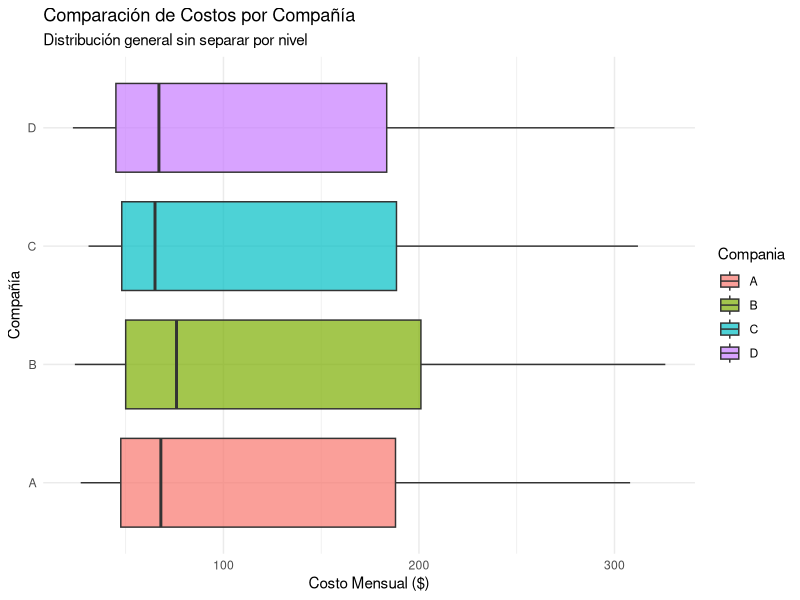
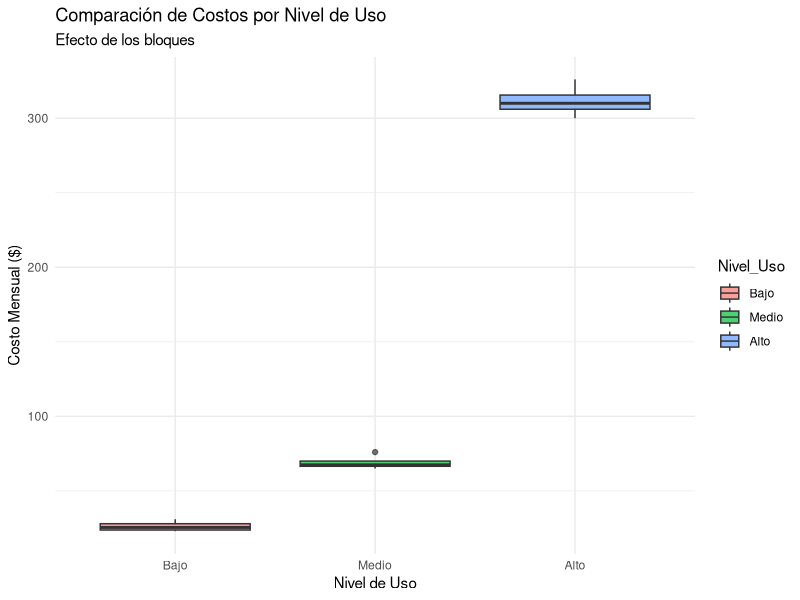
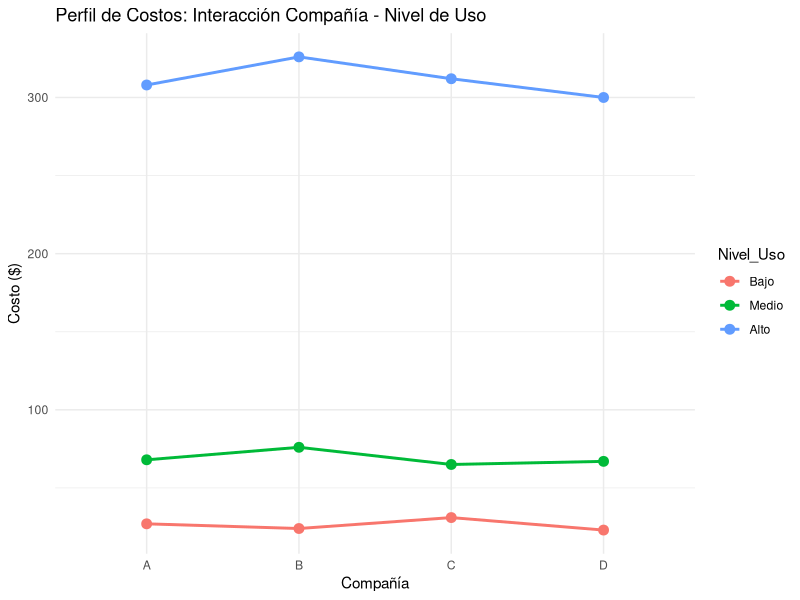
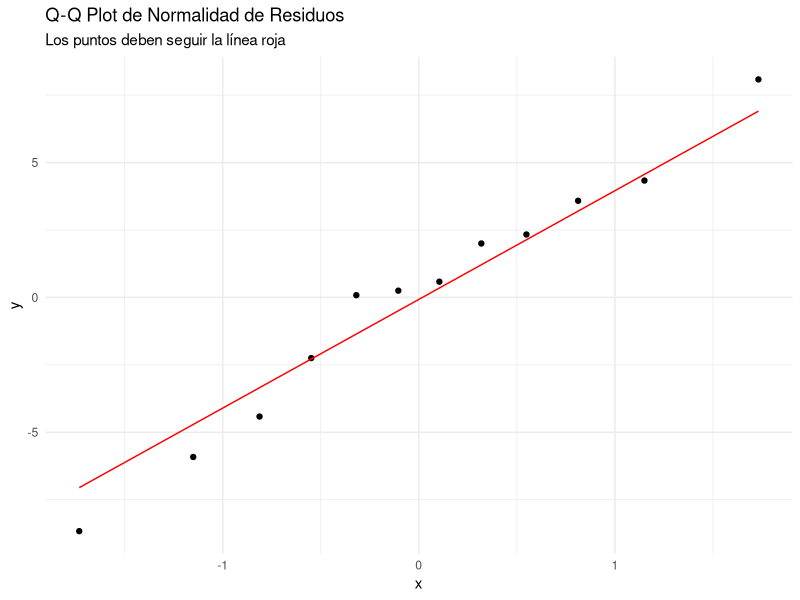
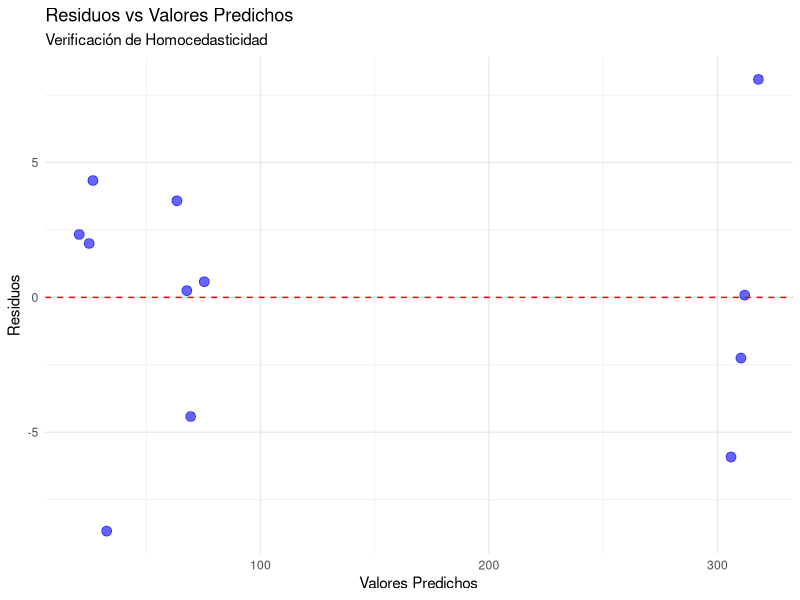
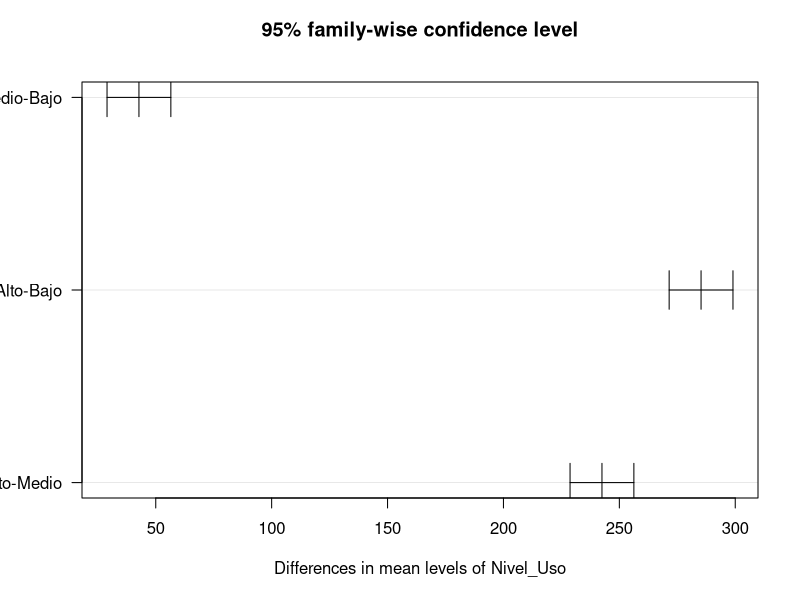

Recreate these plots in R, in order.
## ---- chunk 1
knitr::opts_chunk$set(echo = TRUE, warning = FALSE, message = FALSE)

## ---- chunk 2
library(tidyverse)
library(knitr)
## ---- chunk 3
# Definimos los vectores de datos
costos <- c(27, 24, 31, 23,     # Nivel Bajo
            68, 76, 65, 67,     # Nivel Medio
            308, 326, 312, 300) # Nivel Alto

# Creamos los factores correspondientes
# Nivel de Uso: Repetimos cada nivel 4 veces (porque hay 4 compañías por nivel)
nivel_uso <- factor(rep(c("Bajo", "Medio", "Alto"), each = 4), 
                    levels = c("Bajo", "Medio", "Alto"))

# Compañía: Repetimos la secuencia A,B,C,D 3 veces (una vez por cada nivel)
compania <- factor(rep(c("A", "B", "C", "D"), 3))

# Creamos el DataFrame
datos_telefonia <- data.frame(
  Nivel_Uso = nivel_uso,
  Compania = compania,
  Costo = costos
)

# Mostramos la tabla en formato lista (formato "tidy")
kable(head(datos_telefonia), caption = "Primeras filas de los datos crudos")
## ---- chunk 4
# Creamos una tabla cruzada sumando los costos
tabla_cruzada <- xtabs(Costo ~ Nivel_Uso + Compania, data = datos_telefonia)

# Agregamos los márgenes (totales por fila y columna)
tabla_con_totales <- addmargins(tabla_cruzada)

# Mostramos la tabla
print(tabla_con_totales)
## ---- chunk 5
# Agrupamos por Nivel de Uso (el bloque)
resumen_uso <- datos_telefonia %>%
  group_by(Nivel_Uso) %>%
  summarise(
    Promedio = mean(Costo),
    Desviacion_estandar = sd(Costo),
    n = n()
  )

kable(resumen_uso, caption = "Resumen por Nivel de Uso")

# Agrupamos por Compañía (el tratamiento)
resumen_compania <- datos_telefonia %>%
  group_by(Compania) %>%
  summarise(
    Promedio = mean(Costo),
    Desviacion_estandar = sd(Costo),
    n = n()
  )

kable(resumen_compania, caption = "Resumen por Compañía")
## ---- chunk 6
# Gráfico de cajas por Compañía
ggplot(datos_telefonia, aes(x = Compania, y = Costo, fill = Compania)) +
  geom_boxplot(position = position_dodge(0.8), alpha = 0.7) +
  labs(title = "Comparación de Costos por Compañía",
       subtitle = "Distribución general sin separar por nivel",
       x = "Compañía",
       y = "Costo Mensual ($)") +
  coord_flip() + # Volteamos para mejor legibilidad como en el ejemplo
  theme_minimal()


# Gráfico de cajas por Nivel de Uso
ggplot(datos_telefonia, aes(x = Nivel_Uso, y = Costo, fill = Nivel_Uso)) +
  geom_boxplot(position = position_dodge(0.8), alpha = 0.7) +
  labs(title = "Comparación de Costos por Nivel de Uso",
       subtitle = "Efecto de los bloques",
       x = "Nivel de Uso",
       y = "Costo Mensual ($)") +
  theme_minimal()


# Gráfico de líneas para visualizar posibles interacciones
ggplot(datos_telefonia, aes(x = Compania, y = Costo, group = Nivel_Uso, color = Nivel_Uso)) +
  geom_line(size = 1) +
  geom_point(size = 3) +
  labs(title = "Perfil de Costos: Interacción Compañía - Nivel de Uso",
       x = "Compañía",
       y = "Costo ($)") +
  theme_minimal()

## ---- chunk 7
# Modelo Aditivo: Costo ~ Factor1 + Factor2
modelo_anova <- aov(Costo ~ Compania + Nivel_Uso, data = datos_telefonia)

# Mostramos la tabla resumen del ANOVA
summary(modelo_anova)
## ---- chunk 8
# Extraemos los residuos y valores predichos del modelo
datos_telefonia$residuos <- residuals(modelo_anova)
datos_telefonia$predichos <- fitted(modelo_anova)

# 1. Prueba de Normalidad (Shapiro-Wilk)
# H0: Los residuos siguen una distribución normal
shapiro_test <- shapiro.test(datos_telefonia$residuos)
print(shapiro_test)

# Gráfico Q-Q para inspección visual de normalidad
ggplot(datos_telefonia, aes(sample = residuos)) +
  stat_qq() + stat_qq_line(color = "red") +
  labs(title = "Q-Q Plot de Normalidad de Residuos",
       subtitle = "Los puntos deben seguir la línea roja") +
  theme_minimal()

# 2. Homocedasticidad (Residuos vs Predichos)
# Buscamos una distribución aleatoria sin patrones (como embudos)
ggplot(datos_telefonia, aes(x = predichos, y = residuos)) +
  geom_point(size = 3, color = "blue", alpha = 0.6) +
  geom_hline(yintercept = 0, linetype = "dashed", color = "red") +
  labs(title = "Residuos vs Valores Predichos",
       subtitle = "Verificación de Homocedasticidad",
       x = "Valores Predichos",
       y = "Residuos") +
  theme_minimal()
## ---- chunk 9
# Aplicamos TukeyHSD al modelo
tukey_resultado <- TukeyHSD(modelo_anova, which = "Nivel_Uso")

# Mostramos los resultados
print(tukey_resultado)

# Visualizamos los intervalos de confianza de las diferencias
plot(tukey_resultado, las=1)
